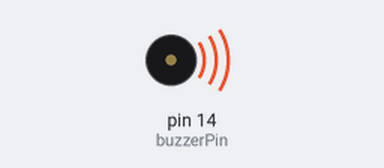
The sketch below on a simulated Arduino Uno, built with avr-gcc and run on an emulated ATmega328P. Parts: buzzer (waves = sounding).

Above: at 0.1 s.
Timing chart, 0 to 40.0 s (numbered marks = the images above):
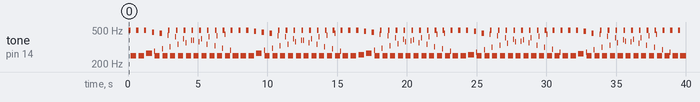

Measured:
- by itself, tone on pin 14 (buzzerPin): plays 496 Hz for 0.16 s, 249 Hz for 0.40 s, 496 Hz for 0.16 s, 249 Hz for 0.40 s, 496 Hz for 0.16 s, 268 Hz for 0.40 s … (240 notes in this stretch)

The sketch:

buzzer.ino
```cpp
#include <Arduino.h>

int buzzerPin = 14;

void setup()
{
  pinMode(buzzerPin,OUTPUT);
}

void loop()
{
  unsigned char i,j;
  while(1)
  {
    for(i=0;i<80;i++)
    {
      digitalWrite(buzzerPin,HIGH);
      delay(1);
      digitalWrite(buzzerPin,LOW);
      delay(1);
    }
    for(i=0;i<100;i++)
    {
      digitalWrite(buzzerPin,HIGH);
      delay(2);
      digitalWrite(buzzerPin,LOW);
      delay(2);
    }
  }
}
```
